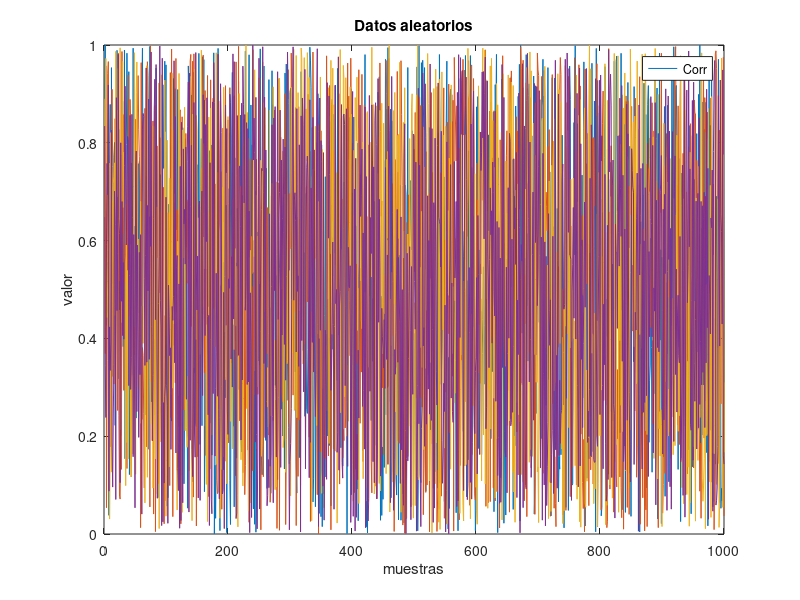

MATLAB code for this plot:
% Actividad #4

% Objetivos:
% - Aprender a crear funciones, una para escibir archivos
% - Programacion estructura

% Nombre: sunombre
% Reposiitory: https://github.com/vasanza/SSE

% Limpiar variables y linea de comandos
clear%para borrar el workspace y liberar memoria RAM
clc %limpiar el command window

%% Generar datos alatorios
% En todo dataset las filas son muestras y las comlumnas son variables
variables=5; %Columnas
vname=["Corriente","Voltaje","variable3","variable4","variable5"];
%Tarea ----------------- modificar el numero de muestras del dataset
muestras=1000; %Filas
Dataset=rand(muestras, variables);
%matriz de muestras (filas) x variables (columnas)

%% Graficar el dataset
figure %no sobrescribe la anterior grafica
plot(Dataset(:,1:4));%
title("Datos aleatorios");
xlabel("muestras");
ylabel("valor");
legend(vname(1:4))

%% Guardar los carchivos VSC en el computador

% Este es el codigo que usaremos para crear la funcion
v1=Dataset(:,1);
v2=Dataset(:,2);

fileID = fopen('Data2.csv','w'); %Crear un archivo y abrirlo
for i=1:1:length(Dataset)
    fprintf(fileID,'%d %d\n','v1','v2');%escribir linea a linea
end
fclose(fileID);%cerrar el archivo


%clear